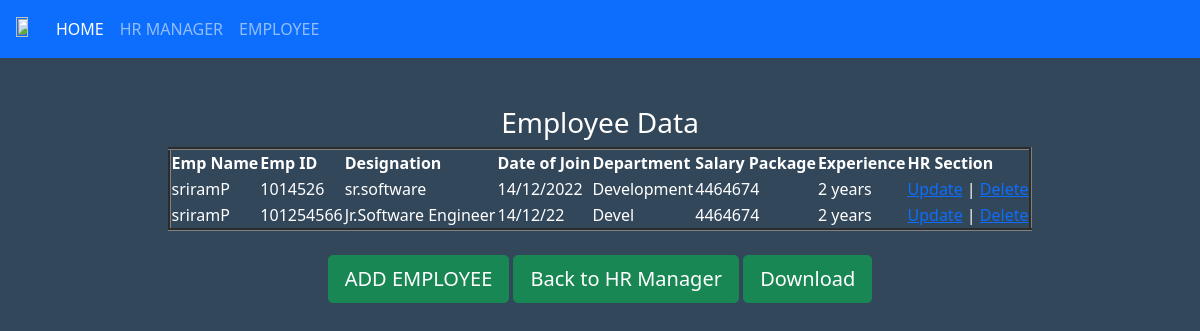
The app's page /empdata/ with its own data.
### a2zapp/models.py (models this page shows)
class empmodel(models.Model):
    EmpName = models.CharField(max_length=75)
    EmpId = models.IntegerField()
    Designation = models.CharField(max_length=50)
    Dateofjoin = models.CharField(max_length=15)
    Department = models.CharField(max_length=75)
    Salary = models.IntegerField()
    Experience = models.CharField(max_length=50)

### a2zapp/views.py (the view)
# urls.py: path('empdata/', views.empdata),
def empdata(request):
    data = empmodel.objects.all()
    return render(request, 'a2zapp/empdata.html', {'data': data})

### a2zapp/middle.py (called while the page is built)
    def __call__(self, request):
        response = self.get_response(request)
        return response

### templates/a2zapp/empdata.html
{%extends 'a2zapp/base.html'%}
{%block body_block%}
{%load static%}
 <link rel="stylesheet" href="{%static 'css/styles.css'%}">
<br>
<br>
<center>
  <h3> Employee Data</h3>
<table border="3px";>
  <thead>
  <th>Emp Name </th>
  <th>Emp ID </th>
  <th>Designation </th>
  <th>Date of Join </th>
  <th>Department </th>
  <th>Salary Package </th>
  <th>Experience </th>
  <th>HR Section </th>
  </thead>
  {%for i in data%}
<tr>
  <td>{{i.EmpName}}</td>
  <td>{{i.EmpId}}</td>
  <td>{{i.Designation}}</td>
  <td>{{i.Dateofjoin}}</td>
  <td>{{i.Department}}</td>
  <td>{{i.Salary}}</td>
  <td>{{i.Experience}}</td>
  <td><a href="/update/{{i.id}}">Update</a> | <a href="/delete/{{i.id}}">Delete</a> </td>
</tr>
  {%endfor%}
</table>
  </center>
<br>
<a href="/empform"><button type="button" class="btn btn-success btn-lg">ADD EMPLOYEE</button></a>
<a href="/hrmanager"><button type="button" class="btn btn-success btn-lg">Back to HR Manager</button></a>
<a href="/csv"><button type="button" class="btn btn-success btn-lg">Download</button></a>
{%endblock%}

### templates/a2zapp/base.html (shortened to what this page needs)
<!DOCTYPE html>
{%load static%}
<html lang="en">
<head>
    <link href="https://cdn.jsdelivr.net/npm/bootstrap@5.1.3/dist/css/bootstrap.min.css" rel="stylesheet"
>
</head>
<body>
  <nav class="navbar navbar-expand-lg navbar-dark bg-primary">
  <div class="container-fluid">
    <a class="navbar-brand" href="#"><img src="{%static 'images/0009.png'%}"> </a>
    <div class="collapse navbar-collapse" id="navbarText">
      <ul class="navbar-nav me-auto mb-2 mb-lg-0">
        <li class="nav-item">
          <a class="nav-link active" aria-current="page" href="/home">HOME</a>
        </li>
        <li class="nav-item">
          <a class="nav-link" href="/hrmanager">HR MANAGER</a>
        </li>
        <li class="nav-item">
          <a class="nav-link" href="/employee">EMPLOYEE</a>
        </li>
      </ul>
    </div>
  </div>
</nav>
{%block body_block%}
{%endblock%}
</body>
</html>

### static/css/styles.css (style rules this page uses)
img { width: 80%; height: 60%; }
body { background-color:#33475b; text-align: center; color: white; }

### records on screen
empmodel: EmpName "sriramP", EmpId "1014526", Designation "sr.software", Dateofjoin "14/12/2022", Department "Development", Salary "4464674", Experience "2 years"
empmodel: EmpName "sriramP", EmpId "101254566", Designation "Jr.Software Engineer", Dateofjoin "14/12/22", Department "Devel", Salary "4464674", Experience "2 years"
